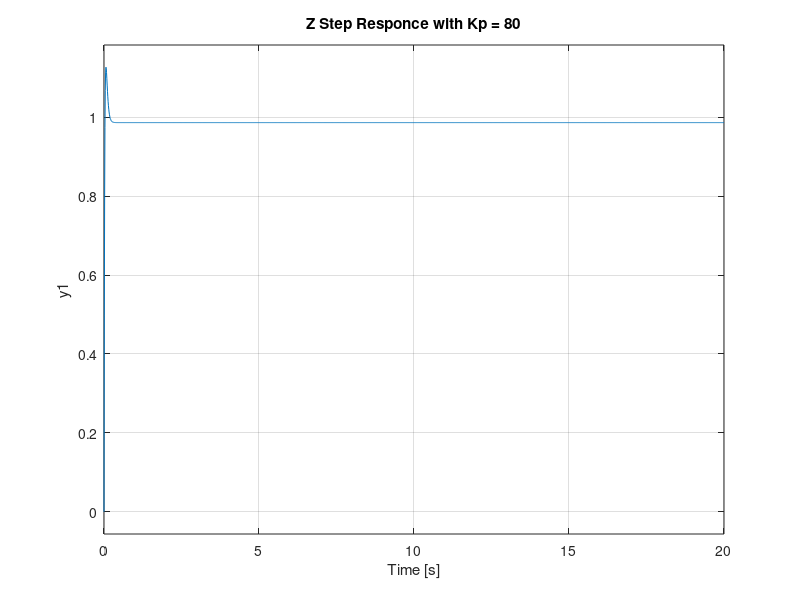
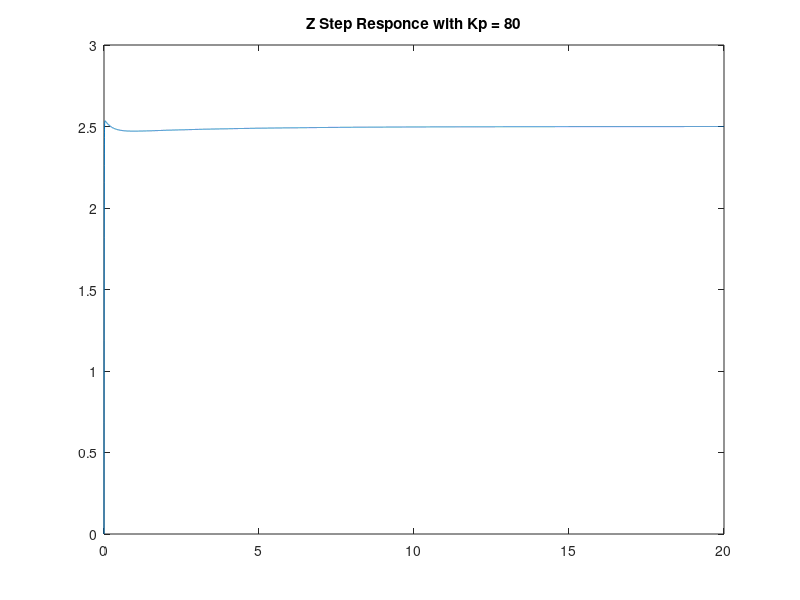
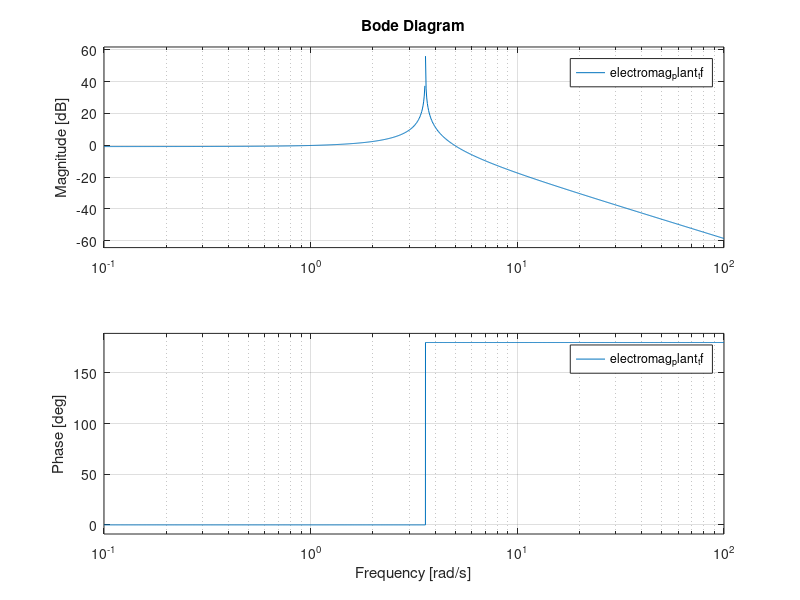

Write the MATLAB code that produced these figures, in order.
clear;

%% System Stabilization - All Z units in cm

% Linearized, estimated parameters
Ks = 0.0028; % Sensor Gain
dfdz = -0.0877; % Change in force per change in Z (cm)
dfdi = 0.0793; % Change in force per amp
dTdz = 0.0042; %Change in T (field intensity vs z (in cm)

M = 0.0068; % Total Levitation mass (in Kg)


%% Unity feedback PD controller with damping = 1

% Kd calculated off of Kp values
Kp = 80;
Kd = sqrt((dfdi * Kp - dfdz)/M)*2*M/dfdi;

% Steady state z error 
e_ss_z = 1/(-dfdz/M + dfdi/M * Kp);

electromag_plant_tf = tf([dfdi/M] , [1 0 -dfdz/M]);
s = tf('s');
pd_controller_tf = Kp + Kd*s;

G = electromag_plant_tf*pd_controller_tf;

ClosedLoop_tf = G / (1 + G) ; 
figure();
step(ClosedLoop_tf) ; 
title(['Z Step Responce with Kp = ',num2str(Kp)]);


%% Unity feedback PID controller

% Kd calculated off of Kp values
Kp = 80;
Kd = 20;
Ki = 20;


electromag_plant_tf = tf([dfdi/M] , [1 0 -dfdz/M]);
s = tf('s');
pid_controller_tf = Kp + Kd*s + Ki/s;

G = electromag_plant_tf*pid_controller_tf;

ClosedLoop_tf = G / (1 + G) ; 
figure();
[z,t] = step(ClosedLoop_tf) ; 
plot(t,2.5*z);
title(['Z Step Responce with Kp = ',num2str(Kp)]);

%% Hall Effect Feedback

% Kd calculated off of Kp values
Kp = 80;
Kd = 20;
Ki = 20;


electromag_plant_tf = tf([dfdi/M] , [1 0 -dfdz/M]);
s = tf('s');
pid_controller_tf = Kp + Kd*s + Ki/s;

G = electromag_plant_tf*pid_controller_tf;

ClosedLoop_tf = G / (1 + G) ; 
figure();
[z,t] = step(ClosedLoop_tf) ; 

plot(t,2.5*z);
title('System Step Responce');

bode(electromag_plant_tf);
